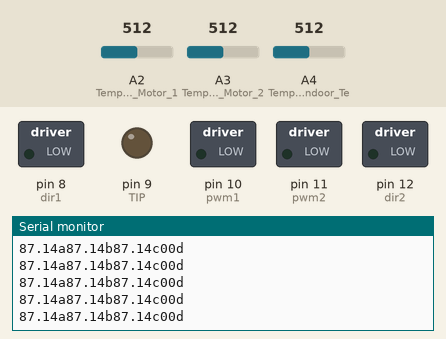
Recording of a sketch running on a simulated Arduino Nano, built with avr-gcc and run on an emulated ATmega328P. Shown: switched loads named in the sketch (green lamp = pin HIGH), output pins drawn as LEDs (lit = HIGH), the last lines printed to the serial monitor. The test bench sets the inputs (shaded band); at power-on: A2 (Temp_Sensor_1_-_Motor_1) = 512, A3 (Temp_Sensor_2_-_Motor_2) = 512, A4 (Temp_Sensor_3_-_Indoor_Te) = 512.

Above: at 1.2 s.
1.3 s: A2 (Temp_Sensor_1_-_Motor_1) set to 431
At 1.9 s:
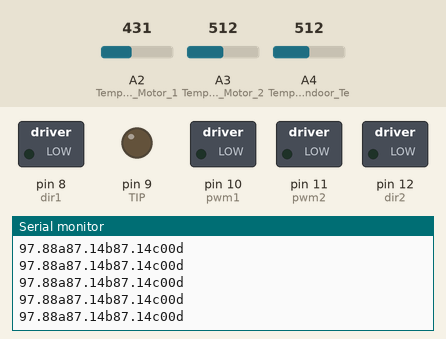
4.3 s: A2 (Temp_Sensor_1_-_Motor_1) set to 403
At 4.8 s:
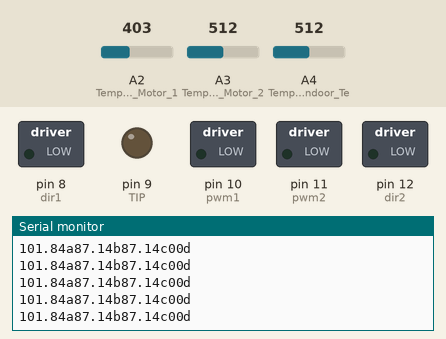
Timing chart, 0 to 7.3 s (numbered marks = the images above; inputs shaded):
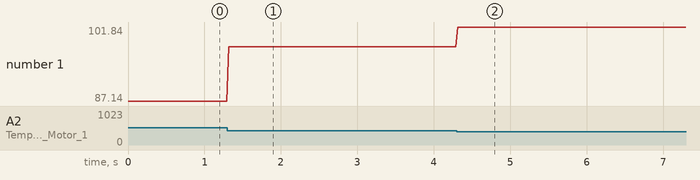

Measured:
- after the input at 1.3 s, the serial monitor: prints a new line at once (image 1)
- after the input at 4.3 s, the serial monitor: prints a new line at once (image 2)
- plotted number 1: 87.14 → 97.88 after the input at 1.3 s, 97.88 → 101.84 after the input at 4.3 s

The sketch:

Endobot_Nano_Final_Testing.ino
```cpp
//Arduino Nano normal Code - Pololu G2 motor driver,RS422 data Tx - Rx,Encoder & Temperature Sensor

//Motor Driver Pins:
/*
  DIR1 8
  PWM1 10

  DIR2 12
  PWM2 11
*/

//Global Variables - Encoder:
const int encoderPinA = 6;
const int encoderPinB = 7;
bool flag = 0;
bool EA, EB;

//Thermister Global Variables:
#define RT0 10000 //Ω  //Thermister Resistance at 25°C
#define B 3977    // K //B-Value Material Constant
#define VCC 5     //Supply voltage to Thermister
#define R 1000    //R=1KΩ, Resistance connected in series with Thermister
float RT, VR, ln, TX, T0, VRT;

//Other Global Variables:
String buf;   //Controller serial data
#define TIP 9 //Endobot LED pin

//Fxn to read & calculate motor Temperature:
float temp_read(int tempPin)
{
  VRT = analogRead(tempPin);         //Acquisition analog value of VRT
  VRT = (5.00 / 1023.00) * VRT;      //Conversion to voltage
  VR = VCC - VRT;                    //Voltage across resistance in series with thermister
  RT = VRT / (VR / R);               //Resistance of RT (Thermister Resistance)

  ln = log(RT / RT0);
  TX = (1 / ((ln / B) + (1 / T0))); //Temperature from thermistor

  TX = TX - 273.15;                 //Conversion to Celsius
  return TX;
}


void setup()
{
  Serial.begin (9600); //Send & Receive serial data to RS422 module & for serial monitor debug

  T0 = 25 + 273.15;  //Temperature T0 from datasheet, conversion from Celsius to kelvin
  //Ref temp of thermister, 10K resistance at 25°C

  TCCR1B = TCCR1B & B11111000 | B00000001; //PWM freq setting for motor control
  TCCR2B = TCCR2B & B11111000 | B00000001; //PWM freq setting for motor control

  //Motor Driver Pins:
  pinMode(8,OUTPUT);       //dir1
  pinMode(12,OUTPUT);      //dir2
  pinMode(10,OUTPUT);      //pwm1
  pinMode(11,OUTPUT);      //pwm2

  //Other Pins:
  pinMode (encoderPinA, INPUT);
  pinMode (encoderPinB, INPUT);
  pinMode(A2,INPUT); //Temp Sensor 1 - Motor 1
  pinMode(A3,INPUT); //Temp Sensor 2 - Motor 2
  pinMode(A4,INPUT); //Temp Sensor 3 - Indoor Temp
  pinMode(TIP, OUTPUT); //Endbot LED TIP122
}


void loop()
{
   float T1 = temp_read(A2); //Motor 1 Temp
   float T2 = temp_read(A3); //Motor 2 Temp
   float T3 = temp_read(A4); //Indoor Temp

   //Data Transfer Variables - Mega to Nano:
   int a = 0, b = 0, c = 0, sh = 0, sh1 = 0, sh2 = 0;
   char x[10] = "0", y[10] = "0", z[10] = "0";
   int h = 0;
   int FB, LR, LEDpot;

   //Received Data Decryption - Mega to Nano:
   if (Serial.available()) // if any data came to the port
   {
     delay(50);  // wait a bit for the entire data packet to be accepted by the port
     buf = Serial.readStringUntil('\n');  //Read serial data until null character
     //Serial.println(buf);
   }
   a = buf[0] - '0';
   b = buf[1] - '0';
   c = buf[2] - '0';

   for(int j = 3; j<= (a+2); j++)
   {
     x[h] = buf[j];
     h++;
   }
   h = 0;
   FB = atoi(x);   //Forward/Backward Joystick Value

   for(int j = (3+a); j<= (b+a+2); j++)
   {
     y[h] = buf[j];
     h++;
   }
   h = 0;
   LR = atoi(y);   //Left/Right Joystick Value

   for(int j = (3+a+b); j<= (c+b+a+2); j++)
   {
     z[h] = buf[j];
     h++;
   }
   LEDpot = atoi(z); //Endobot LED Pot Value

   sh = buf[a+b+c+3] - '0';
   sh1 = buf[a+b+c+4] - '0';
   sh2 = buf[a+b+c+5] - '0';

   int mappedF = map(FB, 540, 1023, 0, 255);  //Forward PWM Value
   int mappedB = map(FB, 500, 70, 0, 255);    //Backward PWM Value
   int mappedL = map(LR, 490, 192, 0, 255);   // Left PWM Value
   int mappedR = map(LR, 520, 1023, 0, 255);  // Right PWM Value
   int mappedz = map(LEDpot, 0, 1023, 0, 255); //Endobot LED PWM Value

   if(sh == 0) //Endobot LED Control PWM
   {
     analogWrite(TIP, mappedz);
   }
   else if (sh == 1)
   {
     analogWrite(TIP, 0);
   }

   if(FB > 540 && (LR >= 490 && LR <= 520) && (sh1 == 1 && sh2 == 1)) //Forward Movement
   {
     analogWrite(10,mappedF);
     analogWrite(11,mappedF);
     digitalWrite(8,0);
     digitalWrite(12,0);
     flag = 1;
   }

   else if(FB < 500 && (LR >= 490 && LR <= 520) && (sh1 == 1 && sh2 == 1)) //Backward Movement
   {
     analogWrite(10,mappedB);
     analogWrite(11,mappedB);
     digitalWrite(8,1);
     digitalWrite(12,1);
     flag = 1;
   }

   if(LR > 520 && (FB >= 500 && FB <= 540) && (sh1 == 1 && sh2 == 1)) //Right Turn
   {
     analogWrite(10,mappedR);
     analogWrite(11,mappedR);
     digitalWrite(8,1);
     digitalWrite(12,0);
     flag = 0;
   }

   else if(LR < 490 && (FB >= 500 && FB <= 540) && (sh1 == 1 && sh2 == 1)) //Left Turn
   {
     analogWrite(10,mappedL);
     analogWrite(11,mappedL);
     digitalWrite(8,0);
     digitalWrite(12,1);
     flag = 0;
   }

   if((sh1 == 0 && sh2 == 1) && (FB >= 500 && FB <= 540) && (LR >= 490 && LR <= 520)) //Forward Switch
   {
     analogWrite(10,255);
     analogWrite(11,255);
     digitalWrite(8,0);
     digitalWrite(12,0);
     flag = 1;
   }

   else if((sh1 == 1 && sh2 == 0) && (FB >= 500 && FB <= 540) && (LR >= 490 && LR <= 520)) //Backward Switch
   {
     analogWrite(10,255);
     analogWrite(11,255);
     digitalWrite(8,1);
     digitalWrite(12,1);
     flag = 1;
   }

   if((LR >= 490 && LR <= 520) && (FB >= 500 && FB <= 540) && ((sh1 == 1 && sh2 == 1) || (sh1 == 0 && sh2 == 0))) //Idle Condition
   {
     analogWrite(10,0);
     analogWrite(11,0);
     flag = 0;
   }

   if (flag == 1)
   {
     EA = digitalRead(encoderPinA);
     EB = digitalRead(encoderPinB);
   }

   //Data Transfer - Nano to Mega:
   Serial.println(String(T1)+"a"+String(T2)+"b"+String(T3)+"c"+String(EA)+String(EB)+"d"); //Serial data transferred to mega for LCD display
   Serial.flush();
}
```
